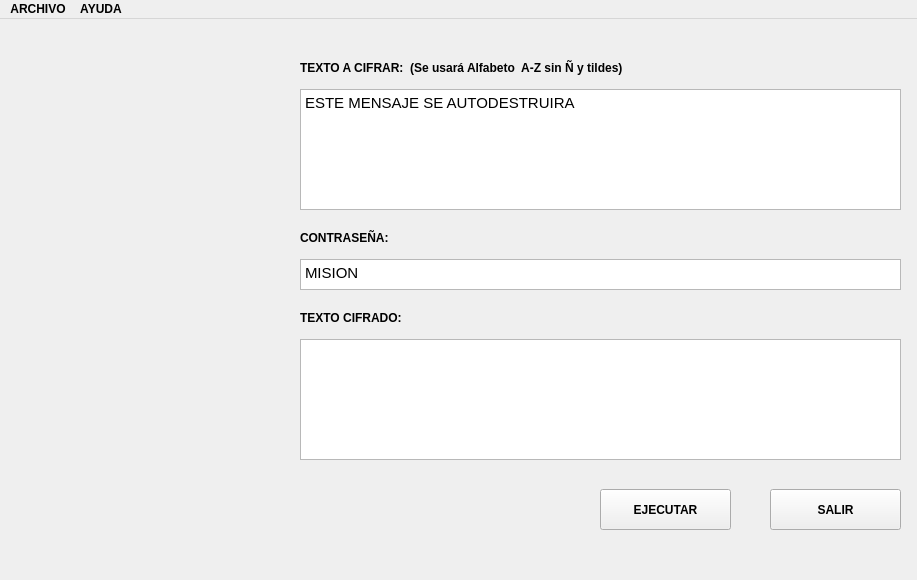
<?xml version="1.0" encoding="UTF-8"?>
<ui version="4.0">
 <class>MainWindow</class>
 <widget class="QMainWindow" name="MainWindow">
  <property name="geometry">
   <rect>
    <x>0</x>
    <y>0</y>
    <width>917</width>
    <height>580</height>
   </rect>
  </property>
  <property name="font">
   <font>
    <weight>75</weight>
    <bold>true</bold>
   </font>
  </property>
  <property name="windowTitle">
   <string>VIGENERE</string>
  </property>
  <widget class="QWidget" name="centralWidget">
   <widget class="QLabel" name="label">
    <property name="geometry">
     <rect>
      <x>300</x>
      <y>40</y>
      <width>601</width>
      <height>17</height>
     </rect>
    </property>
    <property name="font">
     <font>
      <weight>75</weight>
      <bold>true</bold>
     </font>
    </property>
    <property name="text">
     <string>TEXTO A CIFRAR:  (Se usará Alfabeto  A-Z sin Ñ y tildes) </string>
    </property>
   </widget>
   <widget class="QTextEdit" name="texto">
    <property name="geometry">
     <rect>
      <x>300</x>
      <y>70</y>
      <width>601</width>
      <height>121</height>
     </rect>
    </property>
    <property name="html">
     <string>&lt;!DOCTYPE HTML PUBLIC &quot;-//W3C//DTD HTML 4.0//EN&quot; &quot;http://www.w3.org/TR/REC-html40/strict.dtd&quot;&gt;
&lt;html&gt;&lt;head&gt;&lt;meta name=&quot;qrichtext&quot; content=&quot;1&quot; /&gt;&lt;style type=&quot;text/css&quot;&gt;
p, li { white-space: pre-wrap; }
&lt;/style&gt;&lt;/head&gt;&lt;body style=&quot; font-family:'Ubuntu'; font-size:11pt; font-weight:600; font-style:normal;&quot;&gt;
&lt;p style=&quot; margin-top:0px; margin-bottom:0px; margin-left:0px; margin-right:0px; -qt-block-indent:0; text-indent:0px;&quot;&gt;&lt;span style=&quot; font-weight:400;&quot;&gt;ESTE MENSAJE SE AUTODESTRUIRA&lt;/span&gt;&lt;/p&gt;&lt;/body&gt;&lt;/html&gt;</string>
    </property>
   </widget>
   <widget class="QLabel" name="label_2">
    <property name="geometry">
     <rect>
      <x>300</x>
      <y>290</y>
      <width>211</width>
      <height>17</height>
     </rect>
    </property>
    <property name="font">
     <font>
      <weight>75</weight>
      <bold>true</bold>
     </font>
    </property>
    <property name="text">
     <string>TEXTO CIFRADO:</string>
    </property>
   </widget>
   <widget class="QTextEdit" name="cifrado">
    <property name="geometry">
     <rect>
      <x>300</x>
      <y>320</y>
      <width>601</width>
      <height>121</height>
     </rect>
    </property>
   </widget>
   <widget class="QPushButton" name="ejecutar">
    <property name="geometry">
     <rect>
      <x>600</x>
      <y>470</y>
      <width>131</width>
      <height>41</height>
     </rect>
    </property>
    <property name="text">
     <string>EJECUTAR</string>
    </property>
    <property name="icon">
     <iconset resource="imagen.qrc">
      <normaloff>:/new/prefix1/ejecutar.jpg</normaloff>:/new/prefix1/ejecutar.jpg</iconset>
    </property>
    <property name="iconSize">
     <size>
      <width>35</width>
      <height>35</height>
     </size>
    </property>
   </widget>
   <widget class="QPushButton" name="salir">
    <property name="geometry">
     <rect>
      <x>770</x>
      <y>470</y>
      <width>131</width>
      <height>41</height>
     </rect>
    </property>
    <property name="text">
     <string>SALIR</string>
    </property>
    <property name="icon">
     <iconset resource="imagen.qrc">
      <normaloff>:/new/prefix1/exit.jpg</normaloff>:/new/prefix1/exit.jpg</iconset>
    </property>
    <property name="iconSize">
     <size>
      <width>35</width>
      <height>35</height>
     </size>
    </property>
   </widget>
   <widget class="QLabel" name="label_3">
    <property name="geometry">
     <rect>
      <x>300</x>
      <y>210</y>
      <width>171</width>
      <height>17</height>
     </rect>
    </property>
    <property name="font">
     <font>
      <weight>75</weight>
      <bold>true</bold>
     </font>
    </property>
    <property name="text">
     <string>CONTRASEÑA:</string>
    </property>
   </widget>
   <widget class="QTextEdit" name="pass">
    <property name="geometry">
     <rect>
      <x>300</x>
      <y>240</y>
      <width>601</width>
      <height>31</height>
     </rect>
    </property>
    <property name="html">
     <string>&lt;!DOCTYPE HTML PUBLIC &quot;-//W3C//DTD HTML 4.0//EN&quot; &quot;http://www.w3.org/TR/REC-html40/strict.dtd&quot;&gt;
&lt;html&gt;&lt;head&gt;&lt;meta name=&quot;qrichtext&quot; content=&quot;1&quot; /&gt;&lt;style type=&quot;text/css&quot;&gt;
p, li { white-space: pre-wrap; }
&lt;/style&gt;&lt;/head&gt;&lt;body style=&quot; font-family:'Ubuntu'; font-size:11pt; font-weight:600; font-style:normal;&quot;&gt;
&lt;p style=&quot; margin-top:0px; margin-bottom:0px; margin-left:0px; margin-right:0px; -qt-block-indent:0; text-indent:0px;&quot;&gt;&lt;span style=&quot; font-weight:400;&quot;&gt;MISION&lt;/span&gt;&lt;/p&gt;&lt;/body&gt;&lt;/html&gt;</string>
    </property>
   </widget>
   <widget class="QLabel" name="label_4">
    <property name="geometry">
     <rect>
      <x>20</x>
      <y>40</y>
      <width>251</width>
      <height>251</height>
     </rect>
    </property>
    <property name="text">
     <string/>
    </property>
    <property name="textFormat">
     <enum>Qt::RichText</enum>
    </property>
    <property name="pixmap">
     <pixmap resource="imagen.qrc">:/new/prefix1/Vigenere.jpg</pixmap>
    </property>
    <property name="scaledContents">
     <bool>true</bool>
    </property>
   </widget>
  </widget>
  <widget class="QMenuBar" name="menuBar">
   <property name="geometry">
    <rect>
     <x>0</x>
     <y>0</y>
     <width>917</width>
     <height>25</height>
    </rect>
   </property>
   <property name="defaultUp">
    <bool>true</bool>
   </property>
   <widget class="QMenu" name="menuARCHIVO">
    <property name="title">
     <string>ARCHIVO</string>
    </property>
    <addaction name="separator"/>
    <addaction name="actionEJECUTAR_2"/>
    <addaction name="separator"/>
    <addaction name="actionSALIR_2"/>
   </widget>
   <widget class="QMenu" name="menuAYUDA">
    <property name="title">
     <string>AYUDA</string>
    </property>
    <addaction name="separator"/>
    <addaction name="actionAYUDA"/>
    <addaction name="actionACERCA_DE"/>
   </widget>
   <addaction name="menuARCHIVO"/>
   <addaction name="menuAYUDA"/>
  </widget>
  <action name="actionEJECUTAR">
   <property name="text">
    <string>EJECUTAR</string>
   </property>
  </action>
  <action name="actionSALIR">
   <property name="text">
    <string>SALIR</string>
   </property>
  </action>
  <action name="actionEJECUTAR_2">
   <property name="text">
    <string>EJECUTAR</string>
   </property>
   <property name="toolTip">
    <string>&lt;html&gt;&lt;head/&gt;&lt;body&gt;&lt;p&gt;EJECUTAR&lt;/p&gt;&lt;/body&gt;&lt;/html&gt;</string>
   </property>
  </action>
  <action name="actionSALIR_2">
   <property name="text">
    <string>SALIR</string>
   </property>
  </action>
  <action name="actionAYUDA">
   <property name="text">
    <string>AYUDA</string>
   </property>
  </action>
  <action name="actionACERCA_DE">
   <property name="text">
    <string>ACERCA DE..</string>
   </property>
  </action>
 </widget>
 <layoutdefault spacing="6" margin="11"/>
 <resources>
  <include location="imagen.qrc"/>
 </resources>
 <connections/>
</ui>
